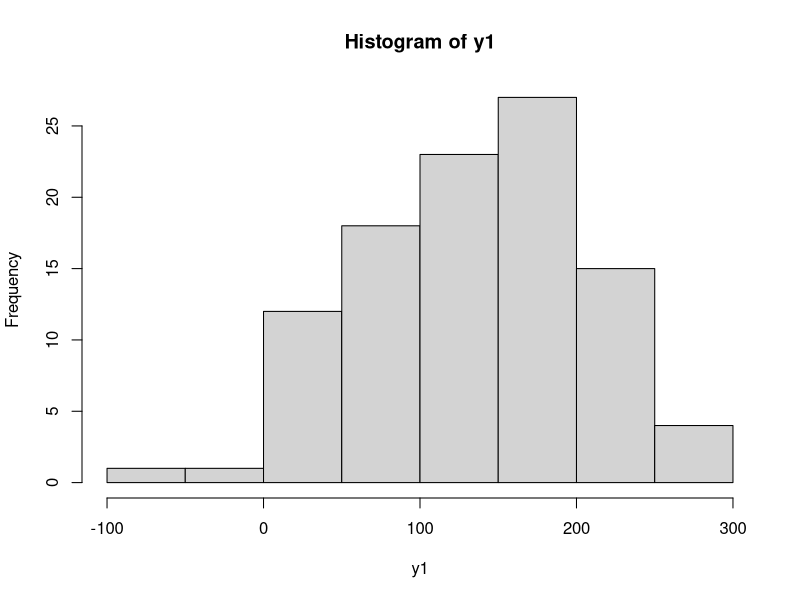
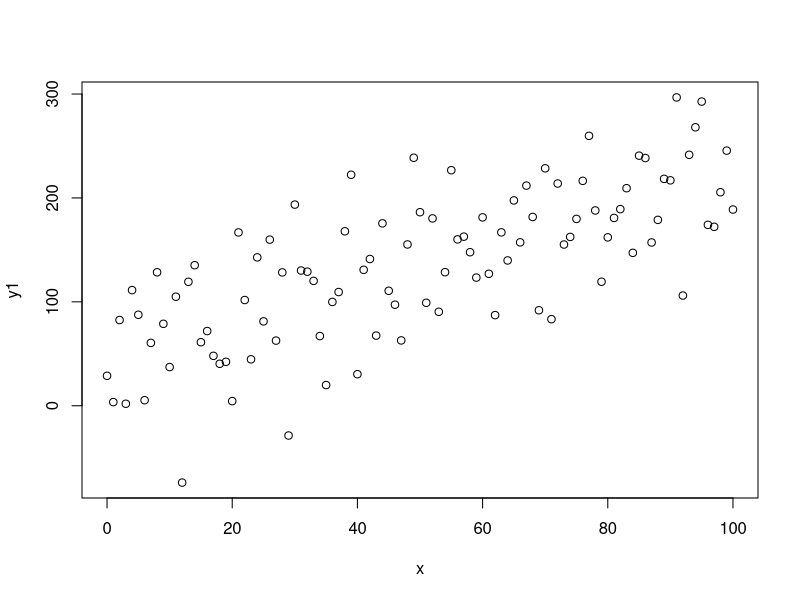
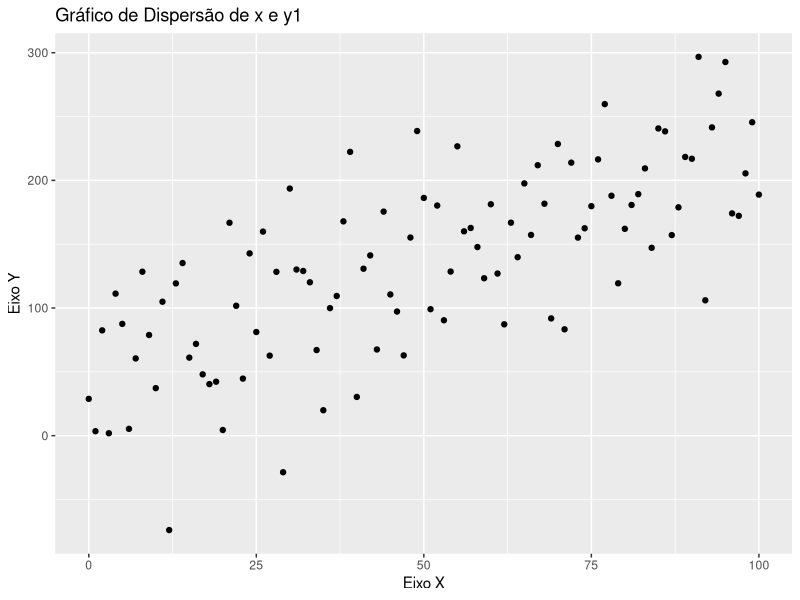
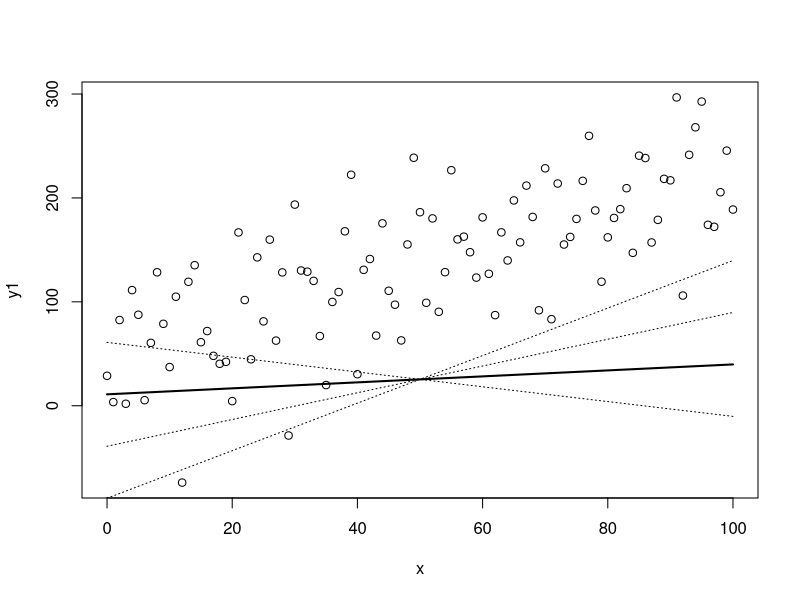
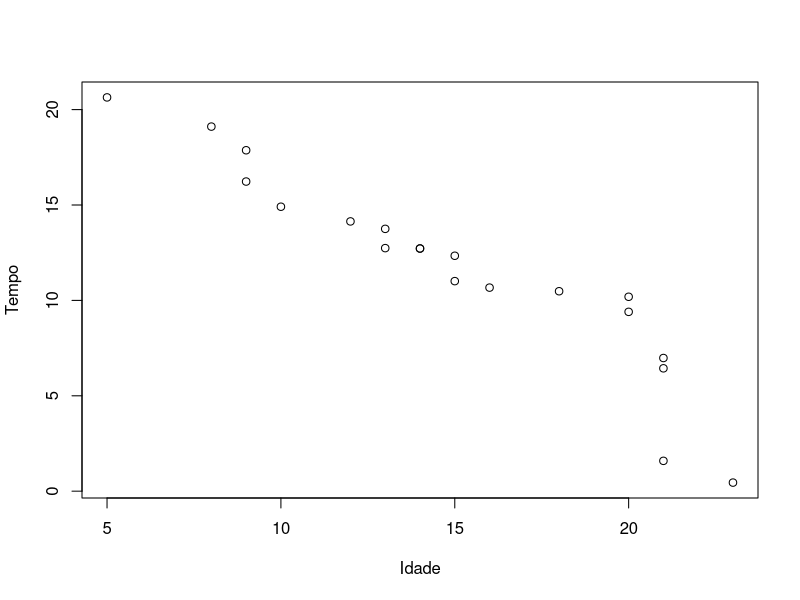
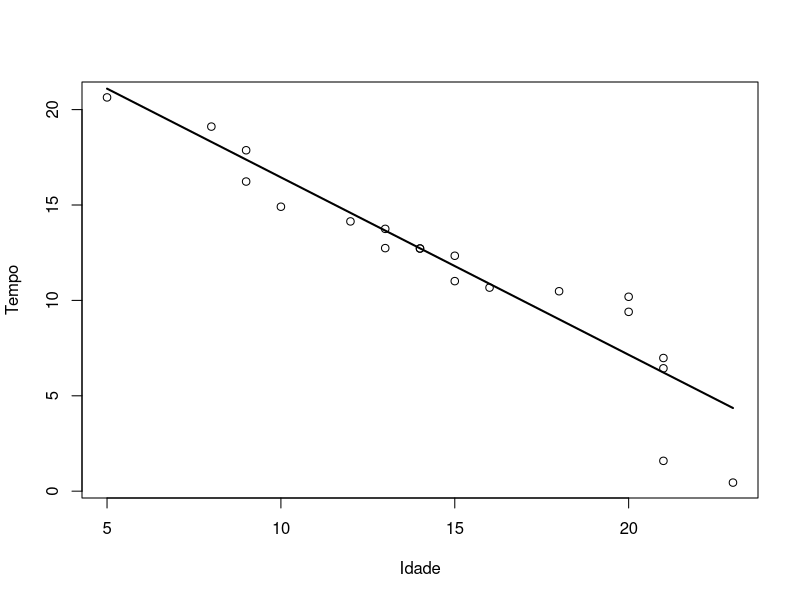
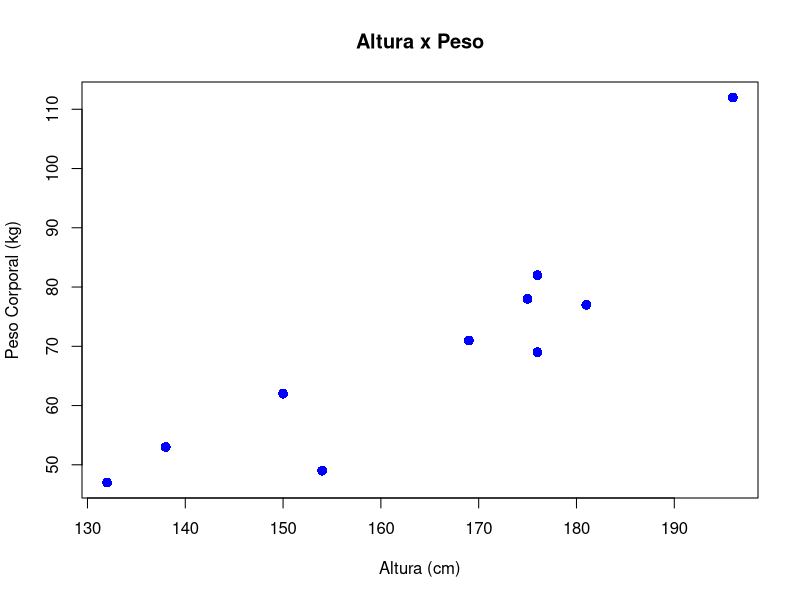
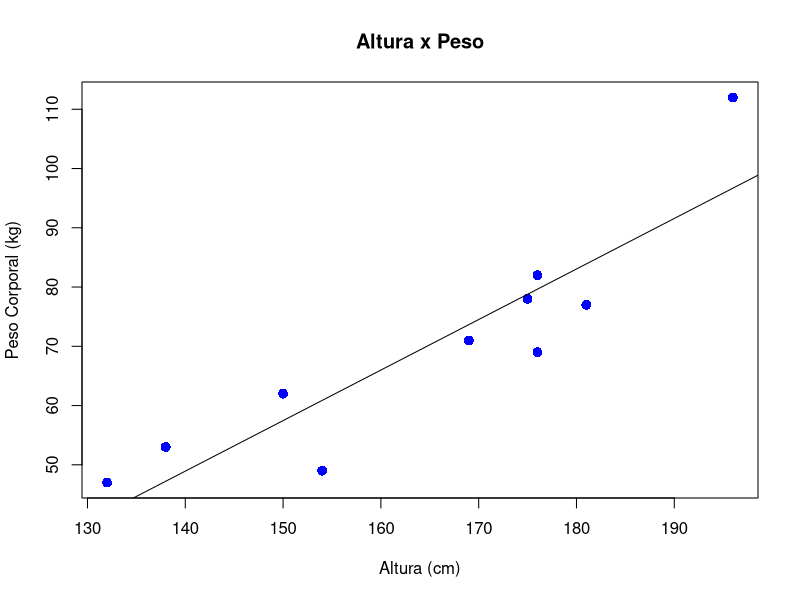

The R source for these figures, in order:
# Lista de Exercícios Parte 1 - Capítulo 11 (Machine Learning)

# Configurando o diretório de trabalho
setwd("C:/Users/Julia/Desktop/CienciaDeDados/1.Big-Data-Analytics-com-R-e-Microsoft-Azure-Machine-Learning/11.Machine-Learning-em-Linguagem-R")
getwd()


# Carregando pacotes

library(tidyverse) # manipulação de dados
library(dplyr)     # manipulação de dados
library(corrplot)  # criar gráfico de mapa de correlação
library(ggplot2)   # criar outros gráficos (especificamente de dispersão)
library(caret)     # usado em tarefas de classificação e regressão para simplificar o processo de treinamento de modelos




##### Exercício 1 - Massa de dados aleatória

# Criando a massa de dados (apesar de aleatória, y possui uma relação com os dados de x)
x <- seq(0, 100)
y <- 2 * x + 35

x
y

# Gerando uma distribuição normal
y1 <- y + rnorm(101, 0, 50)
y1

# Histograma
hist(y1)



# -> Crie um plot do relacionamento de x e y1 (criando um Scatter plot)

plot(x, y1, type = 'p')

# Usando ggplot
dados <- data.frame(x = x, y1 = y1)

ggplot(dados, aes(x = x, y = y1)) +
  geom_point() +
  labs(x = "Eixo X", y = "Eixo Y") +
  ggtitle("Gráfico de Dispersão de x e y1")



# -> Crie um modelo de regressão para as duas variáveis x e y1:

modelo <- lm(data = dados, x ~ y1)
modelo
summary(modelo)



# -> Capture os coeficentes:

coeficientes <- coef(modelo)

a <- coeficientes[1]
b <- coeficientes[2]

# Capturar os coeficientes de um modelo de regressão linear é útil por várias razões:

# -> Interpretação dos efeitos: Os coeficientes do modelo indicam como uma unidade de mudança na variável independente 
#    (no caso, y1) está associada a uma mudança na variável dependente (x). No seu modelo, o coeficiente 0.2625 indica que,
#    para cada unidade de aumento em y1, x aumenta em média 0.2625 unidades. O coeficiente de interceptação (14.0219542) 
#    representa o valor estimado de x quando y1 é igual a zero.

# -> Previsões: Você pode usar esses coeficientes para fazer previsões. Por exemplo, se você tiver um novo valor de y1, poderá
#    usar o modelo e os coeficientes para prever o valor correspondente de x.



# Fórmula de Regressão (utilizando dados dos coeficientes)
y2 <- a + b*x

# -> Visualize a linha de regressão: (antes tem que carregar a linha de código com o plot)

plot(x, y1, type = 'p')

lines(x, y2, lwd = 2)


# Simulando outras possíveis linhas de regressão

y3 <- (y2[51]-50*(b-1))+(b-1)*x
y4 <- (y2[51]-50*(b+1))+(b+1)*x
y5 <- (y2[51]-50*(b+2))+(b+2)*x
lines(x,y3,lty=3)
lines(x,y4,lty=3)
lines(x,y5,lty=3)





##### Exercício 2 - Pesquisa sobre idade e tempo de reação

# Criando os dados

Idade <- c(9,13,14,21,15,18,20,8,14,23,16,21,10,12,20,
           9,13,5,15,21)

Tempo <- c(17.87,13.75,12.72,6.98,11.01,10.48,10.19,19.11,
           12.72,0.45,10.67,1.59,14.91,14.14,9.40,16.23,
           12.74,20.64,12.34,6.44)


# -> Crie um Gráfico de Dispersão (ScatterPlot):

plot(Idade, Tempo, type = 'p')


# -> Crie um modelo de regressão:

modelo <- lm(Idade ~ Tempo)
modelo
summary(modelo)


# -> Calcule a reta (linha) de regressão: 

## Opção 1 (capturando coeficientes)

# Capturando os coeficentes:

coeficientes <- coef(modelo)
coeficientes
a <- coeficientes[1]
b <- coeficientes[2]

# Aplicando a Fórmula de Regressão (utilizando dados dos coeficientes)
formula <- a + b*Idade


## Opção 2 (aplicando a fórmula colocando os dados direto)

formula2 <- 25.7485266 + -0.9299878 * Idade



## Visualizando a linha de regressão: 

formula
formula2



# -> Crie o gráfico da reta: (antes tem que carregar a linha de código com o plot)

plot(Idade, Tempo, type = 'p')
lines(Idade, formula, lwd = 2)






##### Exercício 3 - Relação entre altura e peso

# Criando os dados
alturas = c(176, 154, 138, 196, 132, 176, 181, 169, 150, 175)
pesos = c(82, 49, 53, 112, 47, 69, 77, 71, 62, 78)

dados <- data.frame(alturas = alturas, pesos = pesos)
head(dados)

plot(alturas, pesos, pch = 16, cex = 1.3, col = "blue", 
     main = "Altura x Peso", 
     ylab = "Peso Corporal (kg)", 
     xlab = "Altura (cm)")


# -> Crie o modelo de regressão:
modelo <- lm(data = dados, pesos ~ alturas)


# -> Visualizando o modelo:
modelo
summary(modelo)


# -> Gere a linha de regressão (utilizando abline())
coeficientes <- coef(modelo)
coeficientes
a <- coeficientes[1]
b <- coeficientes[2]

plot(alturas, pesos, pch = 16, cex = 1.3, col = "blue", 
     main = "Altura x Peso", 
     ylab = "Peso Corporal (kg)", 
     xlab = "Altura (cm)")

abline(a, b)

# - abline() é uma função específica para traçar linhas de um modelo de regressão linear simples (com duas variáveis) em um gráfico,
#   enquanto lines() é uma função geral para traçar linhas em um gráfico. Ambas podem ser usadas para traçar uma linha de regressão,
#   mas abline() é mais conveniente quando você já tem um modelo de regressão linear.




# -> Faça as previsões de pesos com base na nova lista de alturas:
alturas2 = data.frame(c(179, 152, 134, 197, 131, 178, 185, 162, 155, 172))

previsao <- predict(modelo, newdata = alturas2, type = 'response')
previsao


# Plot
plot(alturas, pesos, pch = 16, cex = 1.3, 
     col = "blue", 
     main = "Altura x Peso", 
     ylab = "Peso (kg)", 
     xlab = "Altura (cm)")

# Construindo a linha de regressão
abline(lm(pesos ~ alturas)) 

# Obtendo o tamanho de uma das amostras de dados
num <- length(alturas)
num

# Gerando um gráfico com os valores residuais
for (k in 1: num)  
  lines(c(alturas[k], alturas[k]), 
        c(pesos[k], pesos[k]))

# Gerando gráficos com a distribuição dos resíduos
par(mfrow = c(2,2))
plot(modelo)
